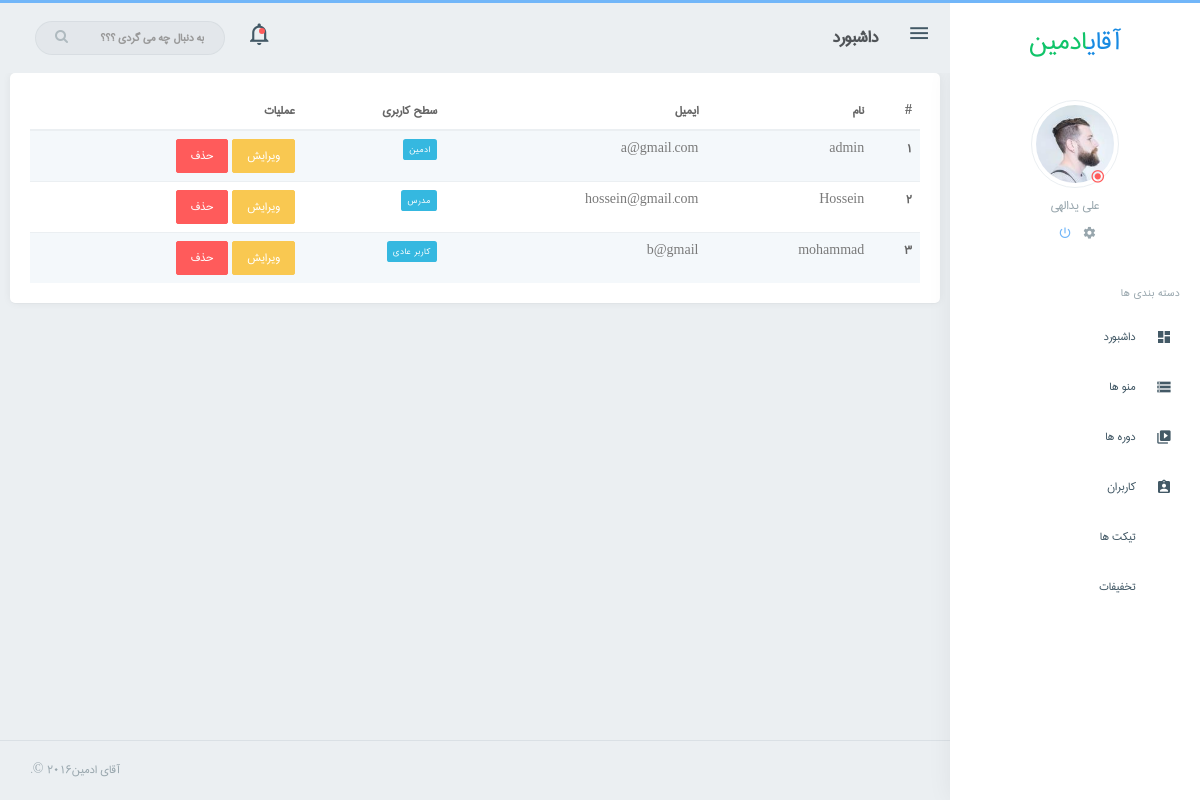
/admin/users.php, run on the app's committed database.
### tables this page shows
CREATE TABLE IF NOT EXISTS `user` (
  `id` int(11) NOT NULL AUTO_INCREMENT,
  `name` varchar(255) NOT NULL,
  `email` varchar(255) NOT NULL,
  `password` varchar(255) NOT NULL,
  `role` int(11) NOT NULL DEFAULT '1',
  `status` int(11) NOT NULL DEFAULT '0',
  PRIMARY KEY (`id`)
);

### admin/users.php (the view)
<?php include 'header.php';
$num = 1;
$result = $conn->prepare("SELECT * FROM user");
$result->execute();
$users = $result->fetchall(PDO::FETCH_ASSOC);
?>
    <table class="table table-striped m-0">
        <thead>
        <tr>
            <th>#</th>
            <th>نام</th>
            <th>ایمیل</th>
            <th>سطح کاربری</th>
            <th>عملیات</th>
        </tr>
        </thead>
        <tbody>
        <?php foreach($users as $user){ ?>
            <tr>
                <th scope="row"><?php echo $num++; ?></th>
                <td><?php echo $user['name'] ?></td>
                <td><?php echo $user['email'] ?></td>
                <td><span class="label label-info"><?php if ($user['role'] == 1){echo 'کاربر عادی';}elseif ($user['role'] == 2){echo 'مدرس';}elseif ($user['role'] == 3){echo 'ادمین';} ?></span></td>
                <td><a href="edituser.php?id=<?php echo $user['id'] ?>" class="btn btn-warning">ویرایش</a> <a href="deleteuser.php?id=<?php echo $user['id'] ?>" class="btn btn-danger">حذف</a></td>
            </tr>
        <?php } ?>
        </tbody>
    </table>
<?php include 'footer.php'; ?>

### admin/assets/css/core.css (style rules this page uses)
html,body,div, span, applet, object, iframe, h1, h2, h3, h4, h5, h6, p, blockquote, pre, a, abbr, acronym, address, big, cite, code, del, dfn, em, img, ins, kbd, q, s, samp, small, strike, strong, sub, sup, tt, var, b, u, i, center, dl, dt, dd, ol, ul, li, fieldset, form, label, legend, table, caption, tbody, tfoot, thead, tr, th, td, article, aside, canvas, details, embed, figure, figcaption, footer, header, hgroup, menu, menu, output, ruby, section, summary, time, mark, audio, video { font-family: 'iran'; }
body { background: #ebeff2; font-family: 'iran', sans-serif; margin: 0; padding-bottom: 60px; overflow-x: hidden; color: #797979; }
html { position: relative; min-height: 100%; background: #ebeff2; }
* { outline: none !important; }
.m-0 { margin: 0 !important; }
.label { font-weight: 500; letter-spacing: 0.05em; padding: .3em .6em .3em; }
.label-info { background-color: #35b8e0; }

### admin/assets/css/components.css (style rules this page uses)
.btn { border-radius: 2px; padding: 6px 14px; }
.btn-custom, .btn-primary, .btn-success, .btn-info, .btn-warning, .btn-danger, .btn-inverse, .btn-purple, .btn-pink { color: #ffffff !important; }
.btn-warning { background-color: #f9c851 !important; border: 1px solid #f9c851 !important; }
.btn-danger { background-color: #ff5b5b !important; border: 1px solid #ff5b5b !important; }
.table { margin-bottom: 10px; }
.table-striped > tbody > tr:nth-of-type(odd), .table-hover > tbody > tr:hover, .table > thead > tr > td.active, .table > tbody > tr > td.active, .table > tfoot > tr > td.active, .table > thead > tr > th.active, .table > tbody > tr > th.active, .table > tfoot > tr > th.active, .table > thead > tr.active > td, .table > tbody > tr.active > td, .table > tfoot > tr.active > td, .table > thead > tr.active > th, .table > tbody > tr.active > th, .table > tfoot > tr.active > th { background-color: #f4f8fb !important; }
.table > thead > tr > th, .table > tbody > tr > th, .table > tfoot > tr > th, .table > thead > tr > td, .table > tbody > tr > td, .table > tfoot > tr > td, .table > thead > tr > th, .table-bordered { border-top: 1px solid #ebeff2; }
.table > thead > tr > th { vertical-align: bottom; border-bottom: 2px solid #ebeff2; }
tbody { color: #797979; }
th { color: #666666; font-weight: 600; }

### data on the page
user: name "admin", email "a@gmail.com", role "ادمین"
user: name "Hossein", email "hossein@gmail.com", role "مدرس"
user: name "mohammad", email "b@gmail", role "کاربر عادی"
